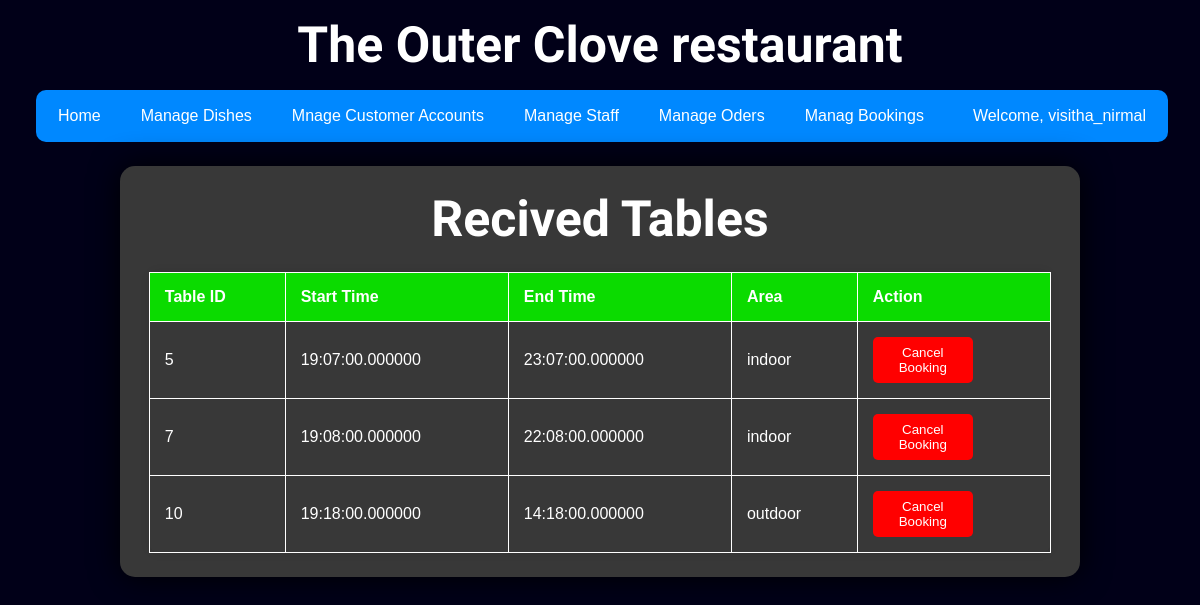
Page /ADMIN/manage_bookings.php (signed in) on the committed database.
### tables this page shows
CREATE TABLE `av_tables` (
  `table_id` int(11) NOT NULL,
  `cus_name` varchar(50) NOT NULL,
  `start_time` time(6) NOT NULL,
  `end_time` time(6) NOT NULL,
  `area` varchar(50) NOT NULL
);

### ADMIN/manage_bookings.php (the view, shortened to what this page needs)
<?php include_once("./admin_header.php") ?>
<!DOCTYPE html>
<html lang="en">
<head>
    <link rel="stylesheet" href="../CUSTOMER/CUS_STYLES/recived.css">
</head>
<body>
    <?php
        $cus_name = $_SESSION['admin_username'];
        $servername = "localhost";
        $username = "root";
        $password = "";
        $dbname = "the_outer_clove_restaurant";
        $conn = new mysqli($servername, $username, $password, $dbname);
        $sql = "SELECT * FROM av_tables WHERE cus_name = '$cus_name'";
        $result = $conn->query($sql);
        if ($result->num_rows > 0) {
            echo '<div class="received_tables">';
            echo '<h2>Recived Tables</h2>';
            echo '<table class="received_tables_info">';
            echo '<tr><th>Table ID</th><th>Start Time</th><th>End Time</th><th>Area</th><th>Action</th></tr>';
            while ($row = $result->fetch_assoc()) {
                echo '<tr>';
                echo '<td>' . $row["table_id"] . '</td>';
                echo '<td>' . $row["start_time"] . '</td>';
                echo '<td>' . $row["end_time"] . '</td>';
                echo '<td>' . $row["area"] . '</td>';
                echo '<td>';
                echo '<form method="post" action="">';
                echo '<button type="submit" name="cancel_booking">Cancel Booking</button>';
                echo '</form>';
                echo '</td>';
                echo '</tr>';
            }
            echo '</table>';
            echo '</div>';
        } else {
            echo "No booked tables found.";
        }
    ?>
</body>
</html>
<?php include_once("./admin_footer.php") ?>

### ADMIN/admin_styles/admin_nav_bar.css (style rules this page uses)
* { margin: 0; max-width: 100%; }
body { background-color: rgb(1, 0, 24); }

### CUSTOMER/CUS_STYLES/recived.css (style rules this page uses)
body, h1, h2, h3, p, table, th, td, button { margin: 0; padding: 0; }
body { font-family: 'Arial', sans-serif; background-color: rgb(37, 37, 37); }
.received_tables { width: 80%; margin-left: 10%; margin-top: 3vh; background-color: rgb(56, 56, 56); border-radius: 15px; padding-bottom: 3vh; box-shadow: 0 0 30px 0px rgb(0, 0, 0); }
.received_tables h2 { text-align: center; font-size: 50px; padding: 3vh; color: rgb(255, 255, 255); font-family: 'Saira Extra Condensed', sans-serif; }
.received_tables_info { width: 94%; margin-left: 3%; background-color: rgb(56, 56, 56); border-collapse: collapse; border-radius: 10px; overflow-x: auto; box-shadow: 0 0 10px rgba(0, 0, 0, 0.1); }
.received_tables_info th, .received_tables_info td { padding: 15px; text-align: left; border: 1px solid rgb(255, 255, 255); color: rgb(255, 255, 255); }
.received_tables_info th { background-color: rgb(11, 219, 0); color: white; }
button { width: 100px; background-color: rgb(255, 0, 0); color: rgb(255, 255, 255); border: none; border-radius: 5px; padding: 8px 12px; cursor: pointer; }

### ADMIN/manage_bookings.php (style rules this page uses)
body { background-color: rgb(1, 0, 24); }

### rows in the picture
av_tables: table_id "5", start_time "19:07:00.000000", end_time "23:07:00.000000", area "indoor"
av_tables: table_id "7", start_time "19:08:00.000000", end_time "22:08:00.000000", area "indoor"
av_tables: table_id "10", start_time "19:18:00.000000", end_time "14:18:00.000000", area "outdoor"

### other values in the picture
$_SESSION['admin_username'] "visitha_nirmal"
